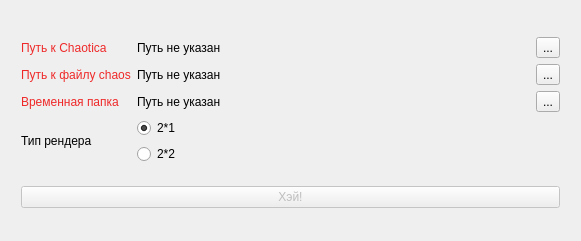
<?xml version="1.0" encoding="UTF-8"?>
<ui version="4.0">
 <class>MainWindow</class>
 <widget class="QMainWindow" name="MainWindow">
  <property name="geometry">
   <rect>
    <x>0</x>
    <y>0</y>
    <width>581</width>
    <height>241</height>
   </rect>
  </property>
  <property name="minimumSize">
   <size>
    <width>581</width>
    <height>241</height>
   </size>
  </property>
  <property name="maximumSize">
   <size>
    <width>581</width>
    <height>241</height>
   </size>
  </property>
  <property name="windowTitle">
   <string>Chaotica Helper</string>
  </property>
  <widget class="QWidget" name="centralWidget">
   <widget class="QWidget" name="verticalLayoutWidget_2">
    <property name="geometry">
     <rect>
      <x>10</x>
      <y>10</y>
      <width>561</width>
      <height>226</height>
     </rect>
    </property>
    <layout class="QVBoxLayout" name="verticalLayout_2">
     <item>
      <layout class="QGridLayout" name="gridLayout">
       <item row="5" column="1">
        <layout class="QVBoxLayout" name="verticalLayout">
         <item>
          <widget class="QRadioButton" name="RenderType21">
           <property name="text">
            <string>2*1</string>
           </property>
           <property name="checked">
            <bool>true</bool>
           </property>
          </widget>
         </item>
         <item>
          <widget class="QRadioButton" name="RenderType22">
           <property name="text">
            <string>2*2</string>
           </property>
          </widget>
         </item>
        </layout>
       </item>
       <item row="5" column="0">
        <widget class="QLabel" name="RenderTypeLabel">
         <property name="sizePolicy">
          <sizepolicy hsizetype="Maximum" vsizetype="Preferred">
           <horstretch>0</horstretch>
           <verstretch>0</verstretch>
          </sizepolicy>
         </property>
         <property name="text">
          <string>Тип рендера</string>
         </property>
        </widget>
       </item>
       <item row="3" column="1">
        <widget class="QLabel" name="TempPath">
         <property name="sizePolicy">
          <sizepolicy hsizetype="Minimum" vsizetype="Preferred">
           <horstretch>0</horstretch>
           <verstretch>0</verstretch>
          </sizepolicy>
         </property>
         <property name="text">
          <string>Путь не указан</string>
         </property>
         <property name="wordWrap">
          <bool>true</bool>
         </property>
        </widget>
       </item>
       <item row="2" column="2">
        <widget class="QToolButton" name="ChaosPathSetButton">
         <property name="text">
          <string>...</string>
         </property>
        </widget>
       </item>
       <item row="2" column="1">
        <widget class="QLabel" name="ChaosPath">
         <property name="sizePolicy">
          <sizepolicy hsizetype="Minimum" vsizetype="Preferred">
           <horstretch>0</horstretch>
           <verstretch>0</verstretch>
          </sizepolicy>
         </property>
         <property name="text">
          <string>Путь не указан</string>
         </property>
         <property name="wordWrap">
          <bool>true</bool>
         </property>
        </widget>
       </item>
       <item row="3" column="0">
        <widget class="QLabel" name="TempPathLabel">
         <property name="sizePolicy">
          <sizepolicy hsizetype="Minimum" vsizetype="Preferred">
           <horstretch>0</horstretch>
           <verstretch>0</verstretch>
          </sizepolicy>
         </property>
         <property name="styleSheet">
          <string notr="true">color: rgb(239, 41, 41);</string>
         </property>
         <property name="text">
          <string>Временная папка</string>
         </property>
        </widget>
       </item>
       <item row="3" column="2">
        <widget class="QToolButton" name="TempPathSetButton">
         <property name="text">
          <string>...</string>
         </property>
        </widget>
       </item>
       <item row="2" column="0">
        <widget class="QLabel" name="ChaosPathLabel">
         <property name="sizePolicy">
          <sizepolicy hsizetype="Maximum" vsizetype="Preferred">
           <horstretch>0</horstretch>
           <verstretch>0</verstretch>
          </sizepolicy>
         </property>
         <property name="styleSheet">
          <string notr="true">color: rgb(239, 41, 41);</string>
         </property>
         <property name="text">
          <string>Путь к файлу chaos</string>
         </property>
        </widget>
       </item>
       <item row="1" column="0">
        <widget class="QLabel" name="ChaoticaPathLabel">
         <property name="sizePolicy">
          <sizepolicy hsizetype="Maximum" vsizetype="Preferred">
           <horstretch>0</horstretch>
           <verstretch>0</verstretch>
          </sizepolicy>
         </property>
         <property name="styleSheet">
          <string notr="true">color: rgb(239, 41, 41);</string>
         </property>
         <property name="text">
          <string>Путь к Chaotica</string>
         </property>
        </widget>
       </item>
       <item row="1" column="1">
        <widget class="QLabel" name="ChaoticaPath">
         <property name="sizePolicy">
          <sizepolicy hsizetype="Minimum" vsizetype="Preferred">
           <horstretch>0</horstretch>
           <verstretch>0</verstretch>
          </sizepolicy>
         </property>
         <property name="text">
          <string>Путь не указан</string>
         </property>
         <property name="wordWrap">
          <bool>true</bool>
         </property>
        </widget>
       </item>
       <item row="1" column="2">
        <widget class="QToolButton" name="ChaoticaPathSetButton">
         <property name="text">
          <string>...</string>
         </property>
        </widget>
       </item>
      </layout>
     </item>
     <item>
      <widget class="QPushButton" name="ProcessButton">
       <property name="enabled">
        <bool>false</bool>
       </property>
       <property name="text">
        <string>Хэй!</string>
       </property>
      </widget>
     </item>
    </layout>
   </widget>
  </widget>
 </widget>
 <layoutdefault spacing="6" margin="11"/>
 <resources/>
 <connections/>
</ui>
